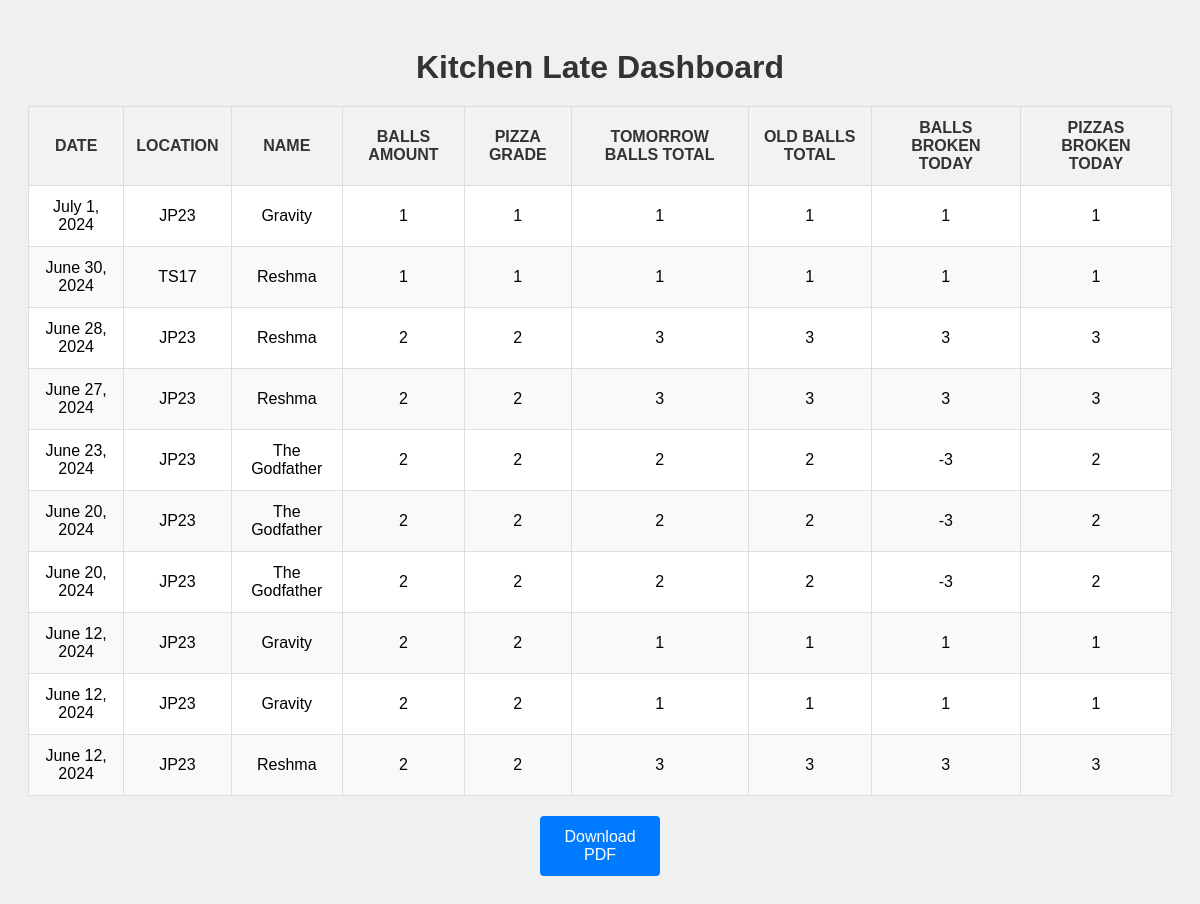
/kitchenlatedashboard/, run on the app's committed database.
### pizza_ordering/models.py (models this page shows)
class KitchenLate(models.Model):
    LOCATION_CHOICES = [
        ('JP23', 'JP23'),
        ('KP5', 'KP5'),
        ('TS17', 'TS17'),
    ]
    location = models.CharField(max_length=50, choices=LOCATION_CHOICES, default='JP23')
    date = models.DateField()
    name = models.CharField(max_length=100)
    balls_amount = models.IntegerField()
    pizza_grade = models.IntegerField()
    tomorrow_balls_total = models.IntegerField()
    old_balls_total = models.IntegerField()
    balls_broken_today = models.IntegerField()
    pizzas_broken_today = models.IntegerField()
    class Meta:
        verbose_name = "Kitchen Department Late Shift(Quantity)"
        verbose_name_plural = "Kitchen Department Late Shift(Quantity)"

### pizza_ordering/views.py (the view)
# urls.py: path('kitchenlatedashboard/', views.kitchen_late_dashboard, name='kitchen_late_dashboard'), # Add this URL pattern
def kitchen_late_dashboard(request):
    kitchen_lates = KitchenLate.objects.all().order_by('-date')  # Fetch all KitchenLate objects from the database, ordered by date descending
    return render(request, 'pizza_ordering/kitchenlatedashboard.html', {'kitchen_lates': kitchen_lates})

### pizza_ordering/templates/pizza_ordering/kitchenlatedashboard.html (shortened to what this page needs)
<!DOCTYPE html>
<html lang="en">
<head>
</head>
<body>
    <h1>Kitchen Late Dashboard</h1>
    <table id="dashboard-table">
        <thead>
            <tr>
                <th>Date</th>
                <th>Location</th>
                <th>Name</th>
                <th>Balls Amount</th>
                <th>Pizza Grade</th>
                <th>Tomorrow Balls Total</th>
                <th>Old Balls Total</th>
                <th>Balls Broken Today</th>
                <th>Pizzas Broken Today</th>
            </tr>
        </thead>
        <tbody>
            {% for kitchen_late in kitchen_lates %}
            <tr>
                <td>{{ kitchen_late.date }}</td>
                <td>{{ kitchen_late.location }}</td>
                <td>{{ kitchen_late.name }}</td>
                <td>{{ kitchen_late.balls_amount }}</td>
                <td>{{ kitchen_late.pizza_grade }}</td>
                <td>{{ kitchen_late.tomorrow_balls_total }}</td>
                <td>{{ kitchen_late.old_balls_total }}</td>
                <td>{{ kitchen_late.balls_broken_today }}</td>
                <td>{{ kitchen_late.pizzas_broken_today }}</td>
            </tr>
            {% endfor %}
        </tbody>
    </table>
    <button id="download-pdf-btn">Download PDF</button>
</body>
</html>

### pizza_ordering/templates/pizza_ordering/kitchenlatedashboard.html (style rules this page uses)
body { font-family: Arial, sans-serif; background-color: #f0f0f0; padding: 20px; }
h1 { text-align: center; color: #333; margin-bottom: 20px; }
table { width: 100%; border-collapse: collapse; margin-top: 20px; background-color: #fff; border: 1px solid #ddd; }
th, td { border: 1px solid #ddd; padding: 12px; text-align: center; }
th { background-color: #f2f2f2; color: #333; text-transform: uppercase; }
tr:nth-child(even) { background-color: #f9f9f9; }
#download-pdf-btn { display: block; width: 120px; margin: 20px auto; padding: 12px; background-color: #007bff; border: none; border-radius: 4px; color: #fff; font-size: 16px; cursor: pointer; text-align: center; }

### data on the page
KitchenLate: date "July 1, 2024", location "JP23", name "Gravity", balls_amount "1", pizza_grade "1", tomorrow_balls_total "1", old_balls_total "1", balls_broken_today "1", pizzas_broken_today "1"
KitchenLate: date "June 30, 2024", location "TS17", name "Reshma", balls_amount "1", pizza_grade "1", tomorrow_balls_total "1", old_balls_total "1", balls_broken_today "1", pizzas_broken_today "1"
KitchenLate: date "June 28, 2024", location "JP23", name "Reshma", balls_amount "2", pizza_grade "2", tomorrow_balls_total "3", old_balls_total "3", balls_broken_today "3", pizzas_broken_today "3"
KitchenLate: date "June 27, 2024", location "JP23", name "Reshma", balls_amount "2", pizza_grade "2", tomorrow_balls_total "3", old_balls_total "3", balls_broken_today "3", pizzas_broken_today "3"
KitchenLate: date "June 23, 2024", location "JP23", name "The Godfather", balls_amount "2", pizza_grade "2", tomorrow_balls_total "2", old_balls_total "2", balls_broken_today "-3", pizzas_broken_today "2"
KitchenLate: date "June 20, 2024", location "JP23", name "The Godfather", balls_amount "2", pizza_grade "2", tomorrow_balls_total "2", old_balls_total "2", balls_broken_today "-3", pizzas_broken_today "2"
KitchenLate: date "June 20, 2024", location "JP23", name "The Godfather", balls_amount "2", pizza_grade "2", tomorrow_balls_total "2", old_balls_total "2", balls_broken_today "-3", pizzas_broken_today "2"
KitchenLate: date "June 12, 2024", location "JP23", name "Gravity", balls_amount "2", pizza_grade "2", tomorrow_balls_total "1", old_balls_total "1", balls_broken_today "1", pizzas_broken_today "1"
KitchenLate: date "June 12, 2024", location "JP23", name "Gravity", balls_amount "2", pizza_grade "2", tomorrow_balls_total "1", old_balls_total "1", balls_broken_today "1", pizzas_broken_today "1"
KitchenLate: date "June 12, 2024", location "JP23", name "Reshma", balls_amount "2", pizza_grade "2", tomorrow_balls_total "3", old_balls_total "3", balls_broken_today "3", pizzas_broken_today "3"
